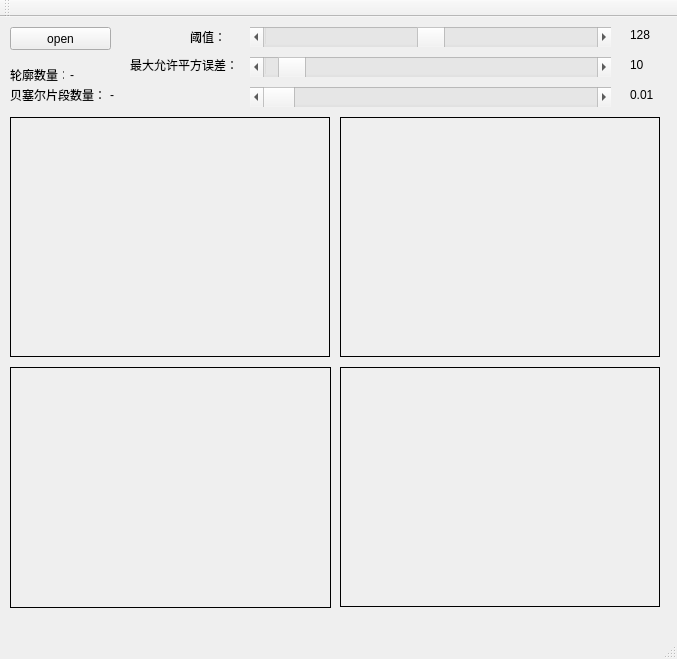
<?xml version="1.0" encoding="UTF-8"?>
<ui version="4.0">
 <class>mainWindowsClass</class>
 <widget class="QMainWindow" name="mainWindowsClass">
  <property name="geometry">
   <rect>
    <x>0</x>
    <y>0</y>
    <width>677</width>
    <height>659</height>
   </rect>
  </property>
  <property name="windowTitle">
   <string>mainWindows</string>
  </property>
  <widget class="QWidget" name="centralWidget">
   <widget class="QLabel" name="L_srcImage">
    <property name="geometry">
     <rect>
      <x>10</x>
      <y>100</y>
      <width>320</width>
      <height>240</height>
     </rect>
    </property>
    <property name="styleSheet">
     <string notr="true">QLabel
{
	border:1px solid rgb(0,0,0);
}</string>
    </property>
    <property name="text">
     <string/>
    </property>
   </widget>
   <widget class="QLabel" name="L_fitImage">
    <property name="geometry">
     <rect>
      <x>340</x>
      <y>350</y>
      <width>320</width>
      <height>240</height>
     </rect>
    </property>
    <property name="styleSheet">
     <string notr="true">QLabel
{
	border:1px solid rgb(0,0,0);
}</string>
    </property>
    <property name="text">
     <string/>
    </property>
   </widget>
   <widget class="QLabel" name="L_adjImage">
    <property name="geometry">
     <rect>
      <x>340</x>
      <y>100</y>
      <width>320</width>
      <height>240</height>
     </rect>
    </property>
    <property name="styleSheet">
     <string notr="true">QLabel
{
	border:1px solid rgb(0,0,0);
}</string>
    </property>
    <property name="text">
     <string/>
    </property>
   </widget>
   <widget class="QPushButton" name="PB_open">
    <property name="geometry">
     <rect>
      <x>10</x>
      <y>10</y>
      <width>101</width>
      <height>23</height>
     </rect>
    </property>
    <property name="text">
     <string>open</string>
    </property>
   </widget>
   <widget class="QScrollBar" name="SB_thresh">
    <property name="geometry">
     <rect>
      <x>250</x>
      <y>10</y>
      <width>361</width>
      <height>20</height>
     </rect>
    </property>
    <property name="styleSheet">
     <string notr="true"/>
    </property>
    <property name="maximum">
     <number>255</number>
    </property>
    <property name="value">
     <number>128</number>
    </property>
    <property name="orientation">
     <enum>Qt::Horizontal</enum>
    </property>
   </widget>
   <widget class="QLabel" name="L_conImage">
    <property name="geometry">
     <rect>
      <x>10</x>
      <y>350</y>
      <width>321</width>
      <height>241</height>
     </rect>
    </property>
    <property name="styleSheet">
     <string notr="true">QLabel
{
	border:1px solid rgb(0,0,0);
}</string>
    </property>
    <property name="text">
     <string/>
    </property>
   </widget>
   <widget class="QLabel" name="label">
    <property name="geometry">
     <rect>
      <x>190</x>
      <y>10</y>
      <width>31</width>
      <height>20</height>
     </rect>
    </property>
    <property name="text">
     <string>阈值：</string>
    </property>
   </widget>
   <widget class="QLabel" name="label_2">
    <property name="geometry">
     <rect>
      <x>10</x>
      <y>50</y>
      <width>54</width>
      <height>16</height>
     </rect>
    </property>
    <property name="text">
     <string>轮廓数量：</string>
    </property>
   </widget>
   <widget class="QLabel" name="label_3">
    <property name="geometry">
     <rect>
      <x>10</x>
      <y>70</y>
      <width>91</width>
      <height>16</height>
     </rect>
    </property>
    <property name="text">
     <string>贝塞尔片段数量：</string>
    </property>
   </widget>
   <widget class="QLabel" name="L_thresh">
    <property name="geometry">
     <rect>
      <x>630</x>
      <y>10</y>
      <width>31</width>
      <height>16</height>
     </rect>
    </property>
    <property name="text">
     <string>128</string>
    </property>
   </widget>
   <widget class="QLabel" name="label_5">
    <property name="geometry">
     <rect>
      <x>130</x>
      <y>40</y>
      <width>111</width>
      <height>16</height>
     </rect>
    </property>
    <property name="text">
     <string>最大允许平方误差：</string>
    </property>
   </widget>
   <widget class="QScrollBar" name="SB_maxAllowSqError1">
    <property name="geometry">
     <rect>
      <x>250</x>
      <y>40</y>
      <width>361</width>
      <height>20</height>
     </rect>
    </property>
    <property name="styleSheet">
     <string notr="true"/>
    </property>
    <property name="maximum">
     <number>200</number>
    </property>
    <property name="value">
     <number>10</number>
    </property>
    <property name="orientation">
     <enum>Qt::Horizontal</enum>
    </property>
   </widget>
   <widget class="QLabel" name="L_maxAllowSqError1">
    <property name="geometry">
     <rect>
      <x>630</x>
      <y>40</y>
      <width>31</width>
      <height>16</height>
     </rect>
    </property>
    <property name="text">
     <string>10</string>
    </property>
   </widget>
   <widget class="QScrollBar" name="SB_maxAllowSqError2">
    <property name="geometry">
     <rect>
      <x>250</x>
      <y>70</y>
      <width>361</width>
      <height>20</height>
     </rect>
    </property>
    <property name="styleSheet">
     <string notr="true"/>
    </property>
    <property name="minimum">
     <number>1</number>
    </property>
    <property name="maximum">
     <number>100</number>
    </property>
    <property name="value">
     <number>1</number>
    </property>
    <property name="orientation">
     <enum>Qt::Horizontal</enum>
    </property>
   </widget>
   <widget class="QLabel" name="L_maxAllowSqError2">
    <property name="geometry">
     <rect>
      <x>630</x>
      <y>70</y>
      <width>31</width>
      <height>16</height>
     </rect>
    </property>
    <property name="text">
     <string>0.01</string>
    </property>
   </widget>
   <widget class="QLabel" name="L_bezierNum">
    <property name="geometry">
     <rect>
      <x>110</x>
      <y>70</y>
      <width>71</width>
      <height>16</height>
     </rect>
    </property>
    <property name="text">
     <string>-</string>
    </property>
   </widget>
   <widget class="QLabel" name="L_conNum">
    <property name="geometry">
     <rect>
      <x>70</x>
      <y>50</y>
      <width>71</width>
      <height>16</height>
     </rect>
    </property>
    <property name="text">
     <string>-</string>
    </property>
   </widget>
  </widget>
  <widget class="QMenuBar" name="menuBar">
   <property name="geometry">
    <rect>
     <x>0</x>
     <y>0</y>
     <width>677</width>
     <height>23</height>
    </rect>
   </property>
  </widget>
  <widget class="QToolBar" name="mainToolBar">
   <attribute name="toolBarArea">
    <enum>TopToolBarArea</enum>
   </attribute>
   <attribute name="toolBarBreak">
    <bool>false</bool>
   </attribute>
  </widget>
  <widget class="QStatusBar" name="statusBar"/>
 </widget>
 <layoutdefault spacing="6" margin="11"/>
 <resources>
  <include location="mainwindows.qrc"/>
 </resources>
 <connections/>
</ui>
